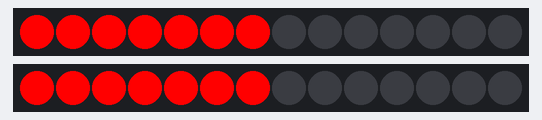
This sketch was run on a simulated ATtiny85, built for the host (arithmetic inside an expression is 32-bit, double 64-bit). On the bench: 2 × 14 RGB LEDs in strip order, left to right.

Above: at 0.1 s.
At 32.3 s:
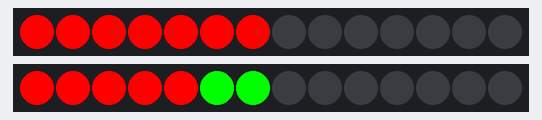
At 61.0 s:
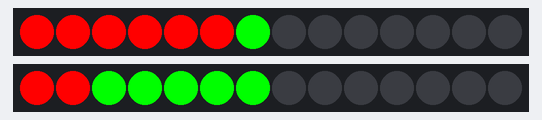
At 85.7 s:
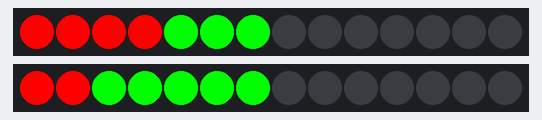
At 111.9 s:
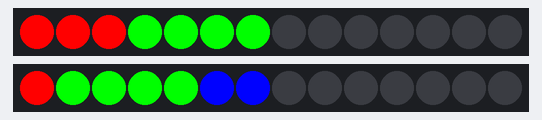

The sketch:

pov_v2.ino
```cpp
/* Portions of code taken from Adafruit's double-staff project:
 * https://learn.adafruit.com/pov-dotstar-double-staff?view=all
 *
 * Written by Zachary Yama for the 2015-16 University of Idaho senior capstone project with
 * client Dr. Rinker and lead instructors Bruce Bolden and Dan Cordone.
 *
 * Project Start: 3/6/2016
 * Requirements: Adafruit_DotStar lib: github.com/adafruit/Adafruit_DotStar
 *
 * Displays a POV image given an array of pixel data from graphics.h
 *
 * NOTE: Pin change interrupt code can be used to set any pin as an interrupt. See functions
 * for more details. Likely useful for wireless communication when its time to add it, as the
 * trinket pro only has one physical interrupt on pin 3 (INT1).
 *
 * "graphics.h" is auto-generated from the python script "convert.py". It takes a set of images
 * in its directory and re-formats their data into pixel and corresponding pallate arrays. They
 * are converted into as few bytes as possible so that few-colored images can fit on the trinket's
 * 28k memory. SPI calls are used to access the program-space as if it were flash storage.
 *
 * It's also worth mentioning that there's a visibly noticable difference in the refresh rate
 * of processing 120 LEDs versus 14 on the prototype. Particularly when using halldemo.ino,
 * which displays two colored half-circles, the dividing line between the colors is much larger
 * with 120, versus 14.
 *
 */

#include <Arduino.h>
#include <Adafruit_DotStar.h>
#include <SPI.h>
#include <avr/power.h>
#include <avr/sleep.h>

typedef uint16_t line_t;

#include "graphics14.h"

#define IRPIN       10
#define HALLPIN     8
#define DATAPIN1    3
#define CLOCKPIN1   4
#define DATAPIN2    5
#define CLOCKPIN2   6

Adafruit_DotStar strip1 = Adafruit_DotStar(
  NUM_LEDS, DATAPIN1, CLOCKPIN1, DOTSTAR_BGR);

Adafruit_DotStar strip2 = Adafruit_DotStar(
  NUM_LEDS, DATAPIN2, CLOCKPIN2, DOTSTAR_BGR);

volatile uint32_t rps, // revolution per second
                  revolutions,
                  revolutionDelta, // Time of a single revolution
                  rpsAccumulator, // Accumulates individual revolution time for calculating rps
                  hallStart; // The time in millis when the hall sensor was last detected
double x, y, px, py, percent, radPos, pi = 3.14159;
uint32_t *ptr, pixNode;
uint8_t r, g, b, p;

uint8_t  imageNumber   = 0,  // Current image being displayed
         imageType,          // Image type: PALETTE[1,4,8] or TRUECOLOR
        *imagePalette,       // -> palette data in PROGMEM
        *imagePixels,        // -> pixel data in PROGMEM
         palette[16][3];     // RAM-based color table for 1- or 4-bit images
line_t   imageLines,         // Number of lines in active image
         imageLine;          // Current line number in image

double accumulator, currentTime;
float steps = 1.0f/14.0f;


void setup() {
#if defined(__AVR_ATtiny85__) && (F_CPU == 16000000L)
  clock_prescale_set(clock_div_1); // Enable 16 MHz on Trinket
#endif
  strip1.begin(); // Initialize pins for output
  strip2.begin();
  strip1.show();  // Turn all LEDs off
  strip2.show();

  imageInit();   // Initialize pointers for default image

  // Initialize image stabilizing variables
  revolutionDelta = hallStart = millis();
  rps = rpsAccumulator = revolutions = 0;

  // Enable specialized pin intterupts
  enableInterruptPin(HALLPIN);
  //enableInterruptPin(IRPIN);

  //strip1.setBrightness(10);
  //strip2.setBrightness(10);
}

// Initialize global image state for current imageNumber
void imageInit() {
  imageType    = pgm_read_byte(&images[imageNumber].type);
  imageLines   = pgm_read_word(&images[imageNumber].lines);
  imageLine    = 0;
  imagePalette = (uint8_t *)pgm_read_word(&images[imageNumber].palette);
  imagePixels  = (uint8_t *)pgm_read_word(&images[imageNumber].pixels);
  // 1- and 4-bit images have their color palette loaded into RAM both for
  // faster access and to allow dynamic color changing.  Not done w/8-bit
  // because that would require inordinate RAM (328P could handle it, but
  // I'd rather keep the RAM free for other features in the future).
  if(imageType == PALETTE1)      memcpy_P(palette, imagePalette,  2 * 3);
  else if(imageType == PALETTE4) memcpy_P(palette, imagePalette, 16 * 3);
}

void updloop() {
  // Convert angular velocity into radial coordinates at any given point in time
  radPos = ((millis() - hallStart) * pi * 2) / revolutionDelta;
  /*double x = (60 * radPos) / 2 * pi;
  if(x <= (int)x + 0.05) {
    strip1.show();
    strip2.show();
  } */

  for(int i = 0; i < NUM_LEDS; i++) {
    //radPos = ((millis() - hallStart) * pi * 2) / revolutionDelta; // <- no effect on performance
    // Convert from radial to quadratic coordinates that can be pulled from an image.
    if(i < NUM_LEDS / 2) {
      // For LED strip 1
      x = (NUM_LEDS / 2) + i * cos(radPos);
      y = (NUM_LEDS / 2) + i * sin(radPos);
    } else {
      // For LED strip 2
      x = (NUM_LEDS / 2) + (i % (NUM_LEDS / 2)) * cos(radPos + pi);
      y = (NUM_LEDS / 2) + (i % (NUM_LEDS / 2)) * sin(radPos + pi);
    }

    // Skip the interpolation between 4 pixels and just round down
    // For pallete 4 images only.
    pixNode = (x + y * NUM_LEDS) / 2; // Each byte contains information for 2 pixels
    ptr = (uint32_t *)&imagePixels[(int)pixNode];
    p = pgm_read_byte(ptr); // Data for two pixels... [ex 0x21]
    if(pixNode == (int)pixNode) { // if whole number -> pixel #1, else pixel #2
      p >>= 4;    // Shift down 4 bits for first pixel [2 in 0x21]
    } else {
      p &= 0x0F;  // Mask out low 4 bits for second pixel [1 in 0x21]
    }

    if(i < NUM_LEDS / 2) {
      strip1.setPixelColor(i, palette[p][0], palette[p][1], palette[p][2]);
    } else {
      strip2.setPixelColor(i % (NUM_LEDS/2), palette[p][0], palette[p][1], palette[p][2]);
    }
  }

  strip1.show();
    strip2.show();
}


void loop() {
  updloop();

  strip1.show();
  strip2.show();
}

// ------ Intterupt Functionality ----- //

// Add any interrupt pin by swapping around pin change interrupts internally.
void enableInterruptPin(byte pin) {
    *digitalPinToPCMSK(pin) |= bit (digitalPinToPCMSKbit(pin));  // enable pin
    PCIFR  |= bit (digitalPinToPCICRbit(pin)); // clear any outstanding interrupt
    PCICR  |= bit (digitalPinToPCICRbit(pin)); // enable interrupt for the group
}

// Puts microcontroller to sleep. Wake on interrupt.
void sleep() {
  // Sleep states
  // SLEEP_MODE_IDLE
  // SLEEP_MODE_ADC
  // SLEEP_MODE_PWR_SAVE
  // SLEEP_MODE_STANDBY
  // SLEEP_MODE_PWR_DOWN

  set_sleep_mode(SLEEP_MODE_IDLE); // Set sleep mode.
  sleep_enable(); // Enable sleep mode.
  sleep_mode(); // Enter sleep mode.
  // Point of interrupt waking and resuming instruction execution
  sleep_disable(); // Disable sleep mode after waking.
}

// handle pin change interrupt for D0 to D7
ISR (PCINT2_vect) { }

// handle pin change interrupt for D8 to D13
ISR (PCINT0_vect) {
  if(digitalRead(HALLPIN) == LOW) { // hall sensor interrupt; update timings
    revolutions++;
    revolutionDelta = millis() - hallStart;
    hallStart = millis();
    rpsAccumulator += revolutionDelta;
    if(rpsAccumulator >= 1000) { // Dealing in milliseconds
      rps = rpsAccumulator / 1000;
      rpsAccumulator = 0;
    }

    strip1.setPixelColor(0, 255, 0, 0);
  }
}

// handle pin change interrupt for A0 to A5
ISR (PCINT1_vect) { }
```

graphics14.h
```cpp
// Don't edit this file!  It's software-generated.
// See convert.py script instead.

#define PALETTE1  0
#define PALETTE4  1
#define PALETTE8  2
#define TRUECOLOR 3

#define NUM_LEDS 14

// lines14.gif -------------------------------------------------------------

const uint8_t PROGMEM palette00[][3] = {
  {   0,   1, 255 },
  { 255,   0,   0 },
  {   0, 255,   0 } };

const uint8_t PROGMEM pixels00[] = {
  0X00, 0X00, 0X00, 0X00, 0X00, 0X00, 0X00, 0X00,
  0X00, 0X00, 0X00, 0X00, 0X00, 0X00, 0X00, 0X00,
  0X00, 0X00, 0X00, 0X00, 0X00, 0X00, 0X00, 0X00,
  0X00, 0X00, 0X00, 0X00, 0X22, 0X22, 0X22, 0X22,
  0X22, 0X22, 0X22, 0X22, 0X22, 0X22, 0X22, 0X22,
  0X22, 0X22, 0X11, 0X11, 0X11, 0X11, 0X11, 0X11,
  0X11, 0X11, 0X11, 0X11, 0X11, 0X11, 0X11, 0X11,
  0X22, 0X22, 0X22, 0X22, 0X22, 0X22, 0X22, 0X22,
  0X22, 0X22, 0X22, 0X22, 0X22, 0X22, 0X00, 0X00,
  0X00, 0X00, 0X00, 0X00, 0X00, 0X00, 0X00, 0X00,
  0X00, 0X00, 0X00, 0X00, 0X00, 0X00, 0X00, 0X00,
  0X00, 0X00, 0X00, 0X00, 0X00, 0X00, 0X00, 0X00,
  0X00, 0X00 };

typedef struct {
  uint8_t        type;    // PALETTE[1,4,8] or TRUECOLOR
  line_t         lines;   // Length of image (in scanlines)
  const uint8_t *palette; // -> PROGMEM color table (NULL if truecolor)
  const uint8_t *pixels;  // -> Pixel data in PROGMEM
} image;

const image PROGMEM images[] = {
  { PALETTE4 ,   14, (const uint8_t *)palette00, pixels00 }
};

#define NUM_IMAGES (sizeof(images) / sizeof(images[0]))
```
